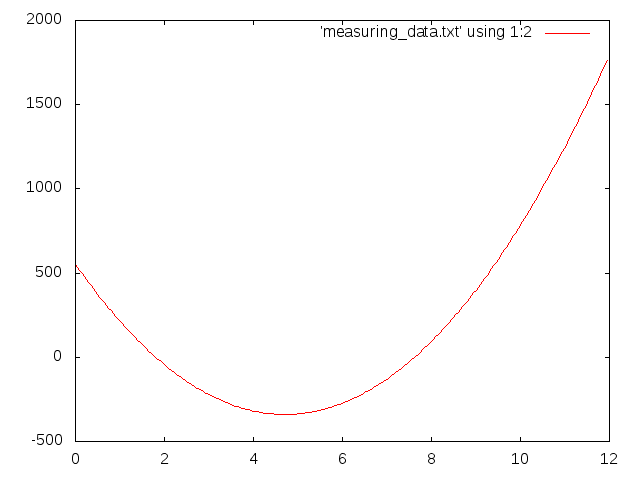

This figure's gnuplot source:
set terminal  png 
set output 'graph.png'
plot 'measuring_data.txt' using 1:2 with lines
